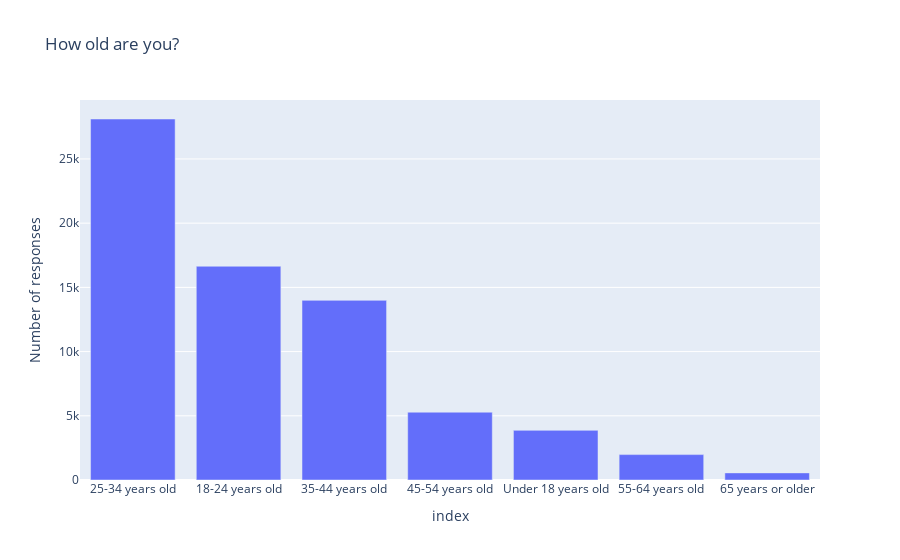

Notebook code cell kept with this figure:
### Code cell
figure = px.bar(data_frame=age, 
                x=age.index, 
                y=age.values, 
                labels={'y':'Number of responses', 'x':'Age'},
                title="How old are you?")

figure.show()

### Figure 1 — Plotly figure (JSON) as saved in the notebook; plotly's stock layout.template omitted (floating-point values rounded to 4 significant figures)
{"data": [{"alignmentgroup": "True", "hovertemplate": "index=%{x}<br>Number of responses=%{y}<extra></extra>", "legendgroup": "", "marker": {"color": "#636efa", "pattern": {"shape": ""}}, "name": "", "offsetgroup": "", "orientation": "v", "showlegend": false, "textposition": "auto", "type": "bar", "x": ["25-34 years old", "18-24 years old", "35-44 years old", "45-54 years old", "Under 18 years old", "55-64 years old", "65 years or older"], "xaxis": "x", "y": [28112, 16646, 13988, 5281, 3866, 1978, 554], "yaxis": "y"}], "layout": {"barmode": "relative", "legend": {"tracegroupgap": 0}, "title": {"text": "How old are you?"}, "xaxis": {"anchor": "y", "domain": [0, 1], "title": {"text": "index"}}, "yaxis": {"anchor": "x", "domain": [0, 1], "title": {"text": "Number of responses"}}}}
